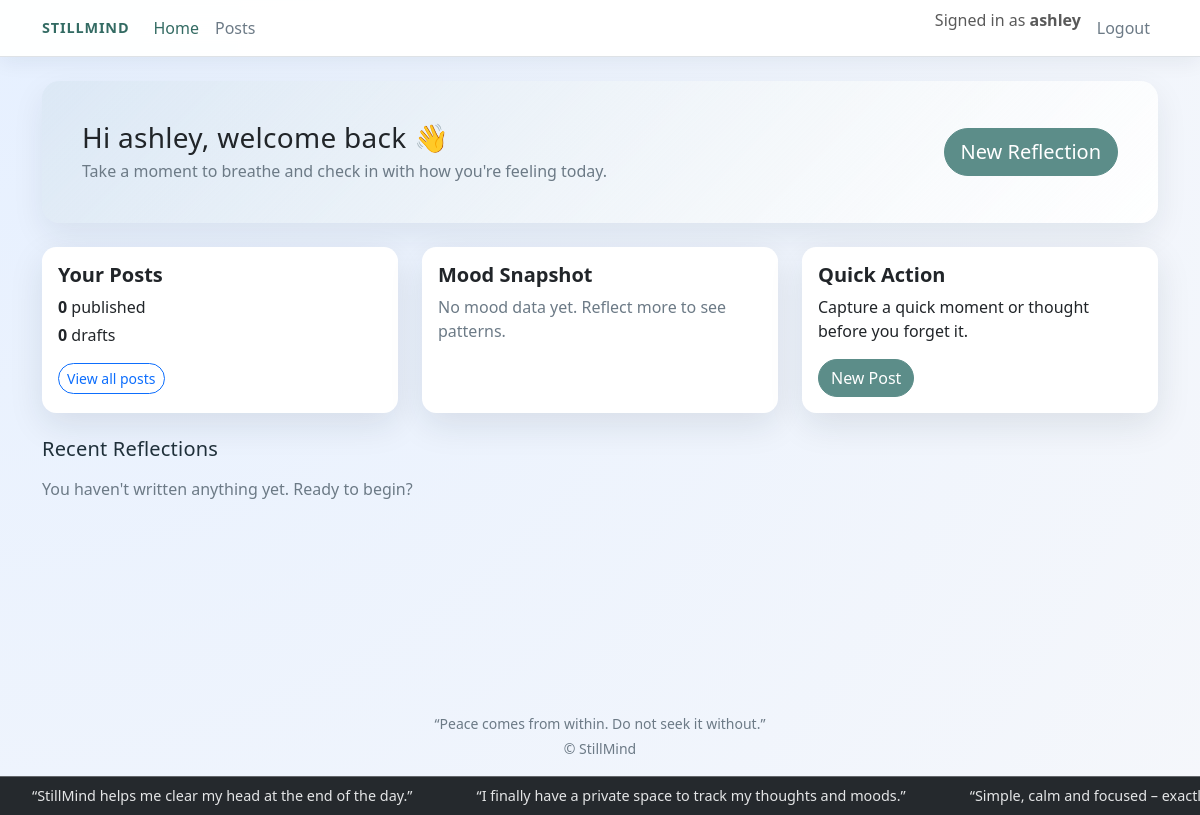
The page / (signed in) on the database as committed earlier.
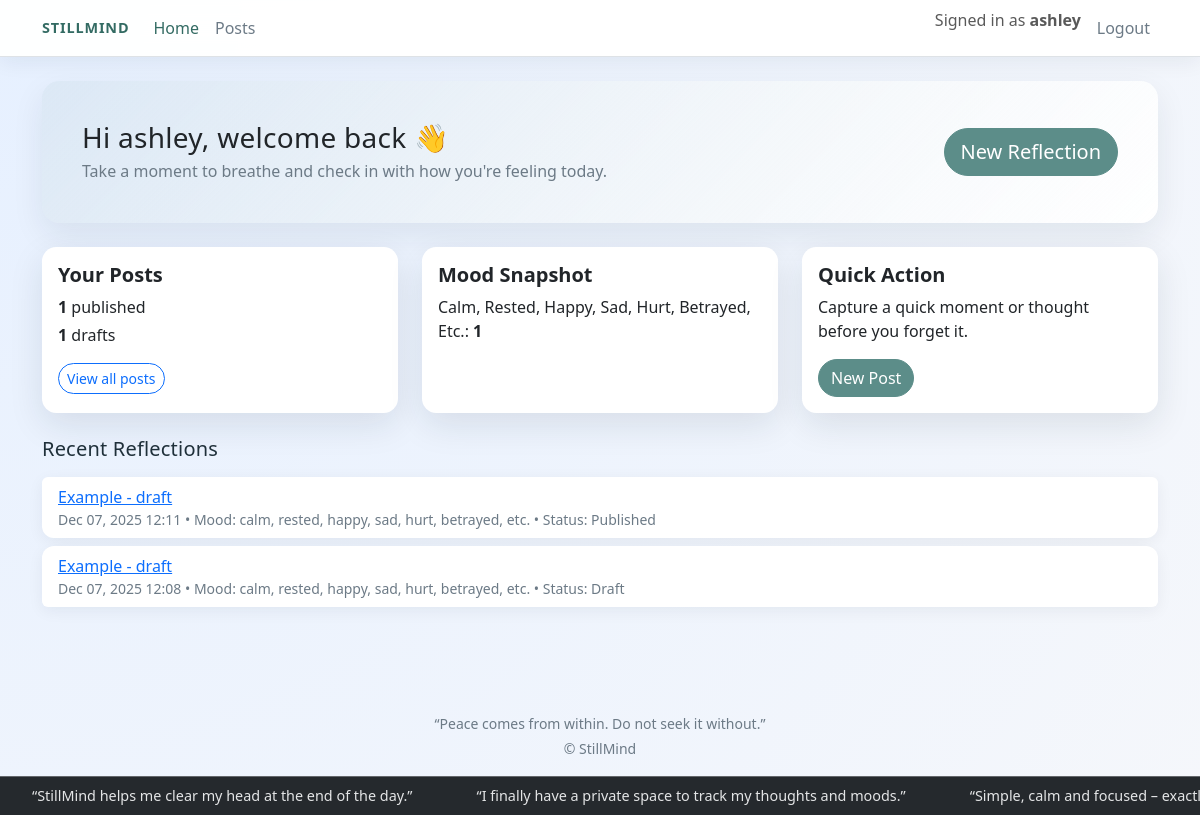
The same page on the database as committed later.
### still_mind/models.py (models this page shows, shortened)
class Post(models.Model):
    author = models.ForeignKey(
        User,
        on_delete=models.CASCADE,
        related_name="posts",
    )
    title = models.CharField(max_length=200)
    slug = models.SlugField(max_length=200, blank=True) # will be set in save()
    mood = models.CharField(max_length=50, blank=True)
    summary = models.CharField(max_length=280, blank=True)
    content = models.TextField(blank=True)
    status = models.IntegerField(choices=STATUS, default=0)
    created_at = models.DateTimeField(auto_now_add=True)
    updated_at = models.DateTimeField(auto_now=True)
    class Meta:
        constraints = [
            models.UniqueConstraint(fields=["author", "slug"], name="unique_author_slug"),
        ]
        indexes = [
            models.Index(fields=["author", "slug"]),
            models.Index(fields=["slug"]),
        ]
        ordering = ["-created_at"]
    def save(self, *args, **kwargs):
        """
        Auto-generate a unique slug per author.
        """
        if not self.slug:
            base = slugify(self.title) or "post"
            base = base[:180]
            candidate = base
            for i in count(2):
                qs = Post.objects.filter(author=self.author, slug=candidate)
                if self.pk:
                    qs = qs.exclude(pk=self.pk)
                if not qs.exists():
                    break
                candidate = f"{base}-{i}"
                candidate = candidate[:200]
            self.slug = candidate
        super().save(*args, **kwargs)

### still_mind/views.py (the view)
# urls.py: path("", views.HomeView.as_view(), name="home"),
class HomeView(TemplateView):
    template_name = "still_mind/home.html"
    def get_context_data(self, **kwargs):
        context = super().get_context_data(**kwargs)
        user = self.request.user
        if user.is_authenticated:
            posts = Post.objects.filter(author=user).order_by("-created_at")
            context["recent_posts"] = posts[:5]
            context["published_count"] = posts.filter(status=1).count()
            context["draft_count"] = posts.filter(status=0).count()
            mood_stats = (
                posts.filter(status=1)
                .values("mood")
                .annotate(count=Count("mood"))
                .order_by("-count")
            )
            context["mood_stats"] = mood_stats
        return context

### still_mind/templates/still_mind/home.html (shortened to what this page needs)
{% extends "still_mind/base.html" %}
{% block content %}
{% if user.is_authenticated %}
  <section class="sm-hero mb-4">
    <div class="card border-0 p-3 p-md-4">
      <div class="card-body d-flex flex-column flex-md-row align-items-md-center gap-3">
        <div class="flex-grow-1">
          <h1 class="h3 mb-1">Hi {{ user.username }}, welcome back 👋</h1>
          <p class="mb-0 text-muted">
            Take a moment to breathe and check in with how you're feeling today.
          </p>
        </div>
        <div>
          <a href="{% url 'still_mind:post_create' %}" class="btn btn-primary btn-lg">
            New Reflection
          </a>
        </div>
      </div>
    </div>
  </section>
  <div class="row g-4 mb-4">
    <div class="col-md-4">
      <div class="card h-100">
        <div class="card-body">
          <h5 class="card-title">Your Posts</h5>
          <p class="mb-1">
            <strong>{{ published_count|default:"0" }}</strong> published
          </p>
          <p class="mb-3">
            <strong>{{ draft_count|default:"0" }}</strong> drafts
          </p>
          <a href="{% url 'still_mind:post_list' %}" class="btn btn-outline-primary btn-sm">
            View all posts
          </a>
        </div>
      </div>
    </div>
    <div class="col-md-4">
      <div class="card h-100">
        <div class="card-body">
          <h5 class="card-title">Mood Snapshot</h5>
          {% if mood_stats %}
            <ul class="list-unstyled mb-0">
              {% for item in mood_stats %}
                <li>
                  <span class="text-capitalize">{{ item.mood|default:"(not set)" }}:</span>
                  <strong>{{ item.count }}</strong>
                </li>
              {% endfor %}
            </ul>
          {% else %}
            <p class="text-muted mb-0">No mood data yet. Reflect more to see patterns.</p>
          {% endif %}
        </div>
      </div>
    </div>
    <div class="col-md-4">
      <div class="card h-100">
        <div class="card-body">
          <h5 class="card-title">Quick Action</h5>
          <p class="mb-3">
            Capture a quick moment or thought before you forget it.
          </p>
          <a href="{% url 'still_mind:post_create' %}" class="btn btn-primary">
            New Post
          </a>
        </div>
      </div>
    </div>
  </div>
  <section>
    <h2 class="h5 mb-3">Recent Reflections</h2>
    {% if recent_posts %}
      <ul class="list-group">
        {% for post in recent_posts %}
          <li class="list-group-item">
            <a href="{% url 'still_mind:post_detail' slug=post.slug %}">
              {{ post.title }}
            </a>
            <small class="text-muted d-block">
              {{ post.created_at|date:"M d, Y H:i" }}
              {% if post.mood %} • Mood: {{ post.mood }}{% endif %}
              • Status: {{ post.get_status_display }}
            </small>
          </li>
        {% endfor %}
      </ul>
    {% else %}
      <p class="text-muted">You haven't written anything yet. Ready to begin?</p>
    {% endif %}
  </section>
{% endif %}
{% endblock %}

Rows that differ between the two databases and show on the page:
added Post: title "Example - draft", created_at "Dec 07, 2025 12:11", mood "calm, rested, happy, sad, hurt, betrayed, etc.", status "Published"
added Post: title "Example - draft", created_at "Dec 07, 2025 12:08", mood "calm, rested, happy, sad, hurt, betrayed, etc.", status "Draft"
Other text that changed with them:
{{ published_count|default:"0" }}: "0" → "1"
{{ draft_count|default:"0" }}: "0" → "1"
new list line: "Calm, Rested, Happy, Sad, Hurt, Betrayed, Etc. : 1"
text no longer shown: "No mood data yet. Reflect more to see patterns. You haven't written anything yet. Ready to begin?"
